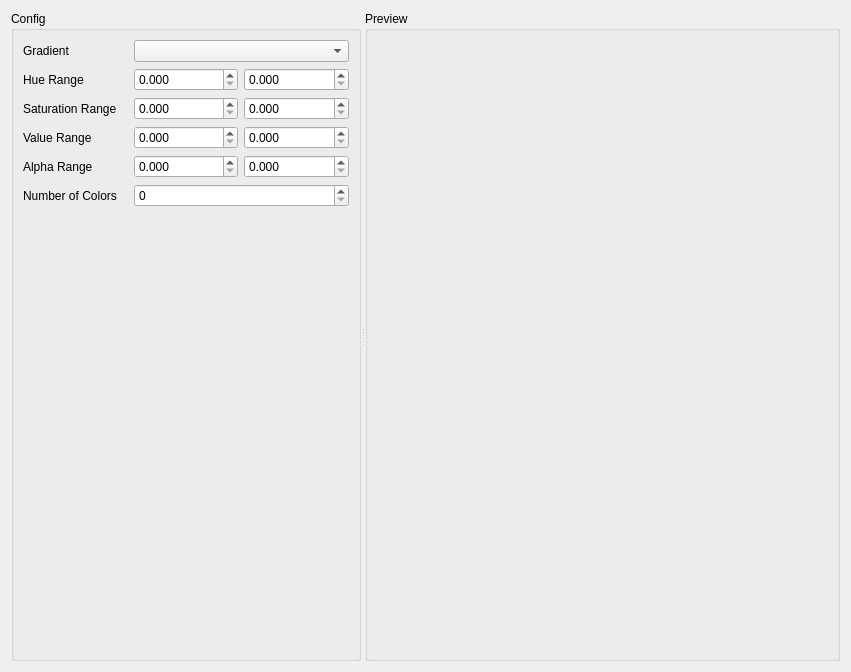
<?xml version="1.0" encoding="UTF-8"?>
<ui version="4.0">
 <class>ColorMapWindow</class>
 <widget class="QWidget" name="ColorMapWindow">
  <property name="geometry">
   <rect>
    <x>0</x>
    <y>0</y>
    <width>851</width>
    <height>672</height>
   </rect>
  </property>
  <property name="windowTitle">
   <string>Form</string>
  </property>
  <layout class="QGridLayout" name="gridLayout">
   <item row="0" column="0">
    <widget class="QSplitter" name="splitter">
     <property name="orientation">
      <enum>Qt::Horizontal</enum>
     </property>
     <widget class="QGroupBox" name="groupBox">
      <property name="maximumSize">
       <size>
        <width>350</width>
        <height>16777215</height>
       </size>
      </property>
      <property name="title">
       <string>Config</string>
      </property>
      <layout class="QGridLayout" name="gridLayout_4">
       <item row="0" column="0">
        <layout class="QGridLayout" name="gridLayout_3">
         <item row="1" column="0">
          <widget class="QLabel" name="label">
           <property name="text">
            <string>Hue Range</string>
           </property>
          </widget>
         </item>
         <item row="4" column="0">
          <widget class="QLabel" name="label_2">
           <property name="text">
            <string>Alpha Range</string>
           </property>
          </widget>
         </item>
         <item row="4" column="2">
          <widget class="QDoubleSpinBox" name="alphaMaxSpinBox">
           <property name="decimals">
            <number>3</number>
           </property>
           <property name="maximum">
            <double>1.000000000000000</double>
           </property>
           <property name="singleStep">
            <double>0.010000000000000</double>
           </property>
          </widget>
         </item>
         <item row="5" column="0">
          <widget class="QLabel" name="label_3">
           <property name="text">
            <string>Number of Colors</string>
           </property>
          </widget>
         </item>
         <item row="1" column="1">
          <widget class="QDoubleSpinBox" name="hueMinSpinBox">
           <property name="decimals">
            <number>3</number>
           </property>
           <property name="maximum">
            <double>1.000000000000000</double>
           </property>
           <property name="singleStep">
            <double>0.010000000000000</double>
           </property>
          </widget>
         </item>
         <item row="1" column="2">
          <widget class="QDoubleSpinBox" name="hueMaxSpinBox">
           <property name="decimals">
            <number>3</number>
           </property>
           <property name="maximum">
            <double>1.000000000000000</double>
           </property>
           <property name="singleStep">
            <double>0.010000000000000</double>
           </property>
          </widget>
         </item>
         <item row="3" column="1">
          <widget class="QDoubleSpinBox" name="valueMinSpinBox">
           <property name="decimals">
            <number>3</number>
           </property>
           <property name="maximum">
            <double>1.000000000000000</double>
           </property>
           <property name="singleStep">
            <double>0.010000000000000</double>
           </property>
          </widget>
         </item>
         <item row="3" column="2">
          <widget class="QDoubleSpinBox" name="valueMaxSpinBox">
           <property name="decimals">
            <number>3</number>
           </property>
           <property name="maximum">
            <double>1.000000000000000</double>
           </property>
           <property name="singleStep">
            <double>0.010000000000000</double>
           </property>
          </widget>
         </item>
         <item row="4" column="1">
          <widget class="QDoubleSpinBox" name="alphaMinSpinBox">
           <property name="decimals">
            <number>3</number>
           </property>
           <property name="maximum">
            <double>1.000000000000000</double>
           </property>
           <property name="singleStep">
            <double>0.010000000000000</double>
           </property>
          </widget>
         </item>
         <item row="3" column="0">
          <widget class="QLabel" name="label_4">
           <property name="text">
            <string>Value Range</string>
           </property>
          </widget>
         </item>
         <item row="2" column="0">
          <widget class="QLabel" name="label_5">
           <property name="text">
            <string>Saturation Range</string>
           </property>
          </widget>
         </item>
         <item row="5" column="1" colspan="2">
          <widget class="QSpinBox" name="numOfColorsSpinBox">
           <property name="maximum">
            <number>120</number>
           </property>
          </widget>
         </item>
         <item row="6" column="1">
          <spacer name="verticalSpacer">
           <property name="orientation">
            <enum>Qt::Vertical</enum>
           </property>
           <property name="sizeHint" stdset="0">
            <size>
             <width>20</width>
             <height>40</height>
            </size>
           </property>
          </spacer>
         </item>
         <item row="2" column="1">
          <widget class="QDoubleSpinBox" name="saturationMinSpinBox">
           <property name="decimals">
            <number>3</number>
           </property>
           <property name="maximum">
            <double>1.000000000000000</double>
           </property>
           <property name="singleStep">
            <double>0.010000000000000</double>
           </property>
          </widget>
         </item>
         <item row="2" column="2">
          <widget class="QDoubleSpinBox" name="saturationMaxSpinBox">
           <property name="decimals">
            <number>3</number>
           </property>
           <property name="maximum">
            <double>1.000000000000000</double>
           </property>
           <property name="singleStep">
            <double>0.010000000000000</double>
           </property>
          </widget>
         </item>
         <item row="0" column="0">
          <widget class="QLabel" name="label_6">
           <property name="text">
            <string>Gradient</string>
           </property>
          </widget>
         </item>
         <item row="0" column="1" colspan="2">
          <widget class="Widgets::GradientComboBox" name="gradientCombo"/>
         </item>
        </layout>
       </item>
      </layout>
     </widget>
     <widget class="QGroupBox" name="groupBox_2">
      <property name="title">
       <string>Preview</string>
      </property>
      <layout class="QGridLayout" name="gridLayout_2">
       <item row="0" column="0">
        <layout class="QVBoxLayout" name="previewLayout"/>
       </item>
      </layout>
     </widget>
    </widget>
   </item>
  </layout>
 </widget>
 <customwidgets>
  <customwidget>
   <class>Widgets::GradientComboBox</class>
   <extends>QComboBox</extends>
   <header location="global">gradientcombobox.h</header>
  </customwidget>
 </customwidgets>
 <resources/>
 <connections/>
</ui>
